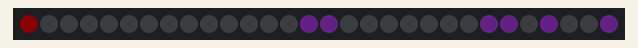
Bench run of a sketch on a simulated ESP32. Shown: 30 RGB LEDs in strip order, left to right. Dim RGB values are drawn brighter than linear; WiFi joins after 1.5 s; servers stay silent unless stated; the local clock reads 2024-03-15 10:24:30 at power-on unless the sketch sets it; random numbers use the default seed unless the sketch sets one; what the sketch prints to the serial monitor is not drawn.

Above: at 1.65 s.
At 20.1 s:
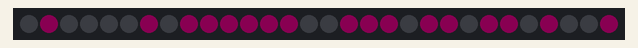
At 30.46 s:
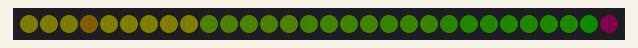
At 39.1 s:
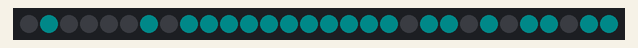

The sketch:

Led_clock.ino
```cpp
#include "settings.h"

//#include <Wire.h>
#include "esp_system.h"
#include "FastLED.h"
#include "time.h"
#include <WiFi.h>


CRGB leds[NUM_LEDS]; //Задаём значение светодиодов
byte digits[12][7] = {
  {0, 1, 1, 1, 1, 1, 1}, // Digit 0
  {0, 1, 0, 0, 0, 0, 1}, // Digit 1
  {1, 1, 1, 0, 1, 1, 0 }, // Digit 2
  {1, 1, 1, 0, 0, 1, 1 }, // Digit 3
  {1, 1, 0, 1, 0, 0, 1 }, // Digit 4
  {1, 0, 1, 1, 0, 1, 1 }, // Digit 5
  {1, 0, 1, 1, 1, 1, 1 }, // Digit 6
  {0, 1, 1, 0, 0, 0, 1 }, // Digit 7
  {1, 1, 1, 1, 1, 1, 1 }, // Digit 8
  {1, 1, 1, 1, 0, 1, 1 }, // Digit 9 | 2D Array for numbers on 7 segment
  {1, 1, 1, 1, 0, 0, 0}, // Digit *0
  {0, 0, 1, 1, 1, 1, 0}
};  // Digit C


bool Dot = true;  //Dot state
bool DST = false; //DST state
bool TempShow = false;
int last_digit = 0;

// int ledColor = 0x0000FF; // Color used (in hex)
long ledColor = CRGB::DarkOrchid; // Color used (in hex)
//long ledColor = CRGB::MediumVioletRed;
//Random colors i picked up
long ColorTable[16] = {
  CRGB::Amethyst,
  CRGB::Aqua,
  CRGB::Blue,
  CRGB::Chartreuse,
  CRGB::DarkGreen,
  CRGB::DarkMagenta,
  CRGB::DarkOrange,
  CRGB::DeepPink,
  CRGB::Fuchsia,
  CRGB::Gold,
  CRGB::GreenYellow,
  CRGB::LightCoral,
  CRGB::Tomato,
  CRGB::Salmon,
  CRGB::Red,
  CRGB::Orchid
};


struct tm timeinfo;

// connect to NTP server and write date-time to esp32
void GetNTPTime() {
  //=====
  //connect to WiFi
  Serial.printf("Connecting to %s ", ssid);
  WiFi.begin(ssid, password);
  while (WiFi.status() != WL_CONNECTED) {
    delay(500);
    Serial.print(".");
  }
  Serial.println(" CONNECTED");

  //init and get the time
  long gmtOffset_sec = 0;
  gmtOffset_sec = TIMEZONE * 3600;
  configTime(gmtOffset_sec, daylightOffset_sec, ntpServerName);
  //   printLocalTime();

  if (!getLocalTime(&timeinfo)) {
    Serial.println("Failed to obtain time");
    return;
  }
  Serial.println(&timeinfo);
  Serial.println(&timeinfo, "%A, %B %d %Y %H:%M:%S");

  //disconnect WiFi as it's no longer needed
  WiFi.disconnect(true);
  WiFi.mode(WIFI_OFF);
  //=====
}


void setup() {
  Serial.begin(115200);
  //  Wire.begin();
  Serial.println("init board");
  //  LEDS.addLeds<WS2812B, DATA_PIN, COLOR_ORDER>(leds, NUM_LEDS); // Set LED strip type
  FastLED.addLeds<NEOPIXEL, DATA_PIN>(leds, NUM_LEDS);
  LEDS.setBrightness(10); // Set initial brightness
  //  pinMode(DST_PIN, INPUT_PULLUP); // Define DST adjust button pin
  //  pinMode(MIN_PIN, INPUT_PULLUP); // Define Minutes adjust button pin
  //  pinMode(HUR_PIN, INPUT_PULLUP); // Define Hours adjust button pin
  TempShow = false;

  GetNTPTime();
}

// get time from esp32
// if hours will be a single digit then time will be displayed 155 instead of 0155
int GetTime() {
  if (!getLocalTime(&timeinfo)) {
    Serial.println("Failed to obtain time");
    return (8);
  }
  //  Serial.println(&timeinfo, "%m %d %Y / %H:%M:%S");
  int hour = timeinfo.tm_hour;
  int min = timeinfo.tm_min;
  int sec = timeinfo.tm_sec;
  //  Serial.println("Time - " + String(hour) + ":" + String(min) + ":" + String(sec));

  if (sec % 2 == 0) {
    Dot = false;
  }
  else {
    Dot = true;
  };
  return (hour * 100 + min);
};


// Check Light sensor and set brightness accordingly
/*
  void BrightnessCheck(){
  const byte sensorPin = BRI_PIN; // light sensor pin
  const byte brightnessLow = 20; // Low brightness value
  const byte brightnessHigh = 70; // High brightness value
  int sensorValue = analogRead(sensorPin); // Read sensor
  Serial.print("Sensor is: ");Serial.println(sensorValue);
  sensorValue = map(sensorValue, 0, 255, 10, 100);
  LEDS.setBrightness(sensorValue);
  // if (sensorValue <= 10) {LEDS.setBrightness(brightnessHigh);}
  // else {LEDS.setBrightness(brightnessLow);}
  };
*/

// Convert time to array needet for display
void TimeToArray() {
  int Now = GetTime();  // Get time

  int cursor = 30; // last led number

  // Serial.print("Time is: ");Serial.println(Now);
  if (DST) {  // if DST is true then add one hour
    Now += 100;
    // Serial.print("DST is ON, time set to : ");Serial.println(Now);
  };
  if (Dot) {
    leds[14] = ledColor;
    leds[15] = ledColor;
  }
  else  {
    leds[14] = 0x000000;
    leds[15] = 0x000000;
  };

  for (int i = 1; i <= 4; i++) {
    int digit = Now % 10; // get last digit in time
    if (i == 1) {
      //  Serial.print("Digit 4 is : ");Serial.print(digit);Serial.print(" ");

      cursor = 23;

      for (int k = 0; k <= 6; k++) {
        // Serial.print(digits[digit][k]);
        if (digits[digit][k] == 1) {
          leds[cursor] = ledColor;
        }
        else if (digits[digit][k] == 0) {
          leds[cursor] = 0x000000;
        };
        cursor ++;
      };
      // Serial.println();

      if (digit != last_digit)
      {
        cylon();
        ledColor =  ColorTable[random(16)];
      }
      last_digit = digit;

    }
    else if (i == 2) {
      // Serial.print("Digit 3 is : ");Serial.print(digit);Serial.print(" ");

      cursor = 16;
      for (int k = 0; k <= 6; k++) {
        // Serial.print(digits[digit][k]);
        if (digits[digit][k] == 1) {
          leds[cursor] = ledColor;
        }
        else if (digits[digit][k] == 0) {
          leds[cursor] = 0x000000;
        };
        cursor ++;
      };
      // Serial.println();
    }
    else if (i == 3) {
      // Serial.print("Digit 2 is : ");Serial.print(digit);Serial.print(" ");
      cursor = 7;
      for (int k = 0; k <= 6; k++) {
        // Serial.print(digits[digit][k]);
        if (digits[digit][k] == 1) {
          leds[cursor] = ledColor;
        }
        else if (digits[digit][k] == 0) {
          leds[cursor] = 0x000000;
        };
        cursor ++;
      };
      // Serial.println();
    }
    else if (i == 4) {
      // Serial.print("Digit 1 is : ");Serial.print(digit);Serial.print(" ");
      cursor = 0;
      for (int k = 0; k <= 6; k++) {
        // Serial.print(digits[digit][k]);
        if (digits[digit][k] == 1) {
          leds[cursor] = ledColor;
        }
        else if (digits[digit][k] == 0) {
          leds[cursor] = 0x000000;
        };
        cursor ++;
      };
      // Serial.println();
    }
    Now /= 10;
  };
};
/*
  // Convert temp to array needet for display
  void TempToArray(){
  // tmElements_t tm;
  //  RTC.(tm);

  if (tm.Second != 27) {
    TempShow = false;
    return;
  }
  TempShow = true;
  // int t = RTC.temperature();
  int celsius = (t / 4.0) * 100;

  Serial.print("Temp is: ");Serial.println(celsius);

  int cursor = 30; // last led number

    leds[57]=0x000000;		// #?
    leds[56]=0x000000;		// #?

  for(int i=1;i<=4;i++){
    int digit = celsius % 10; // get last digit in time
    if (i==1){
      Serial.print("Digit 4 is : ");Serial.print(digit);Serial.print(" ");

      cursor = 86;

      for(int k=0; k<=27;k++){
        Serial.print(digits[11][k]);
        if (digits[11][k]== 1){leds[cursor]=ledColor;}
         else if (digits[11][k]==0){leds[cursor]=0x000000;};
         cursor ++;
        };
      Serial.println();
    }
    else if (i==2){
      Serial.print("Digit 3 is : ");Serial.print(digit);Serial.print(" ");

      cursor =58;

      for(int k=0; k<=27;k++){
        Serial.print(digits[10][k]);
        if (digits[10][k]== 1){leds[cursor]=ledColor;}
         else if (digits[10][k]==0){leds[cursor]=0x000000;};
         cursor ++;
        };
      Serial.println();
      }
    else if (i==3){
      Serial.print("Digit 2 is : ");Serial.print(digit);Serial.print(" ");
      cursor =28;
      for(int k=0; k<=27;k++){
        Serial.print(digits[digit][k]);
        if (digits[digit][k]== 1){leds[cursor]=ledColor;}
         else if (digits[digit][k]==0){leds[cursor]=0x000000;};
         cursor ++;
        };
      Serial.println();
      }
    else if (i==4){
      Serial.print("Digit 1 is : ");Serial.print(digit);Serial.print(" ");
      cursor =0;
      for(int k=0; k<=27;k++){
        Serial.print(digits[digit][k]);
        if (digits[digit][k]== 1){leds[cursor]=ledColor;}
         else if (digits[digit][k]==0){leds[cursor]=0x000000;};
         cursor ++;
        };
      Serial.println();
      }
    celsius /= 10;
  };
  };
*/

/*
  void DSTcheck() {
  int buttonDST = digitalRead(2);
  // Serial.print("DST is: ");Serial.println(DST);
  if (buttonDST == LOW) {
    if (DST) {
      DST = false;
      // Serial.print("Switching DST to: ");Serial.println(DST);
    }
    else if (!DST) {
      DST = true;
      // Serial.print("Switching DST to: ");Serial.println(DST);
    };
    delay(500);
  };
  }
*/

/*
  void TimeAdjust(){
  int buttonH = digitalRead(HUR_PIN);
  int buttonM = digitalRead(MIN_PIN);
  if (buttonH == LOW || buttonM == LOW){
    delay(500);
    tmElements_t Now;
    RTC.(Now);
    int hour=Now.Hour;
    int minutes=Now.Minute;
    int second =Now.Second;
      if (buttonH == LOW){
        if (Now.Hour== 23){Now.Hour=0;}
          else {Now.Hour += 1;};
        }else {
          if (Now.Minute== 59){Now.Minute=0;}
          else {Now.Minute += 1;};
          };
    RTC.write(Now);
    }
  }
*/

/* coool effect function*/
void fadeall() {
  for (int i = 0; i < NUM_LEDS; i++) {
    leds[i].nscale8(250);
  }
}


void cylon () {
  static uint8_t hue = 0;
  Serial.print("x");
  // First slide the led in one direction
  for (int i = 0; i < NUM_LEDS; i++) {
    // Set the i'th led to red
    leds[i] = CHSV(hue++, 255, 255);
    // Show the leds
    FastLED.show();
    // now that we've shown the leds, reset the i'th led to black
    // leds[i] = CRGB::Black;
    fadeall();
    // Wait a little bit before we loop around and do it again
    delay(10);
  }
  Serial.print("x");

  // Now go in the other direction.
  for (int i = (NUM_LEDS) - 1; i >= 0; i--) {
    // Set the i'th led to red
    leds[i] = CHSV(hue++, 255, 255);
    // Show the leds
    FastLED.show();
    // now that we've shown the leds, reset the i'th led to black
    // leds[i] = CRGB::Black;
    fadeall();
    // Wait a little bit before we loop around and do it again
    delay(10);
  }
}

void loop()  // Main loop
{
  // BrightnessCheck(); // Check brightness
  //  DSTcheck(); // Check DST
  //  TimeAdjust(); // Check to se if time is geting modified
  TimeToArray(); // Get leds array with required configuration
  //  TempToArray();
  FastLED.show(); // Display leds array
  //  if (TempShow == true) delay (8000);

}
```

settings.h
```cpp
// Network settings
// --
const char* hostname = "esp-clock";
const char* ssid = "ssid";
const char* password = "pass";
// --

// Time settings
const char* ntpServerName = "pool.ntp.org";
const int   TIMEZONE = 3;
const int   daylightOffset_sec = 0;


const int NUM_LEDS = 30; // 4*7*4 +2  Number of LED controlled
const  char* COLOR_ORDER = "BRG";  // Define color order for your strip
const int DATA_PIN = 18;  // Data pin for led comunication
const int DST_PIN = 33;  // Define DST adjust button pin
const int MIN_PIN = 32;  // Define Minutes adjust button pin
const int HUR_PIN = 31;  // Define Hours adjust button pin
const int BRI_PIN = 30;  // Define Light sensor pin
```
